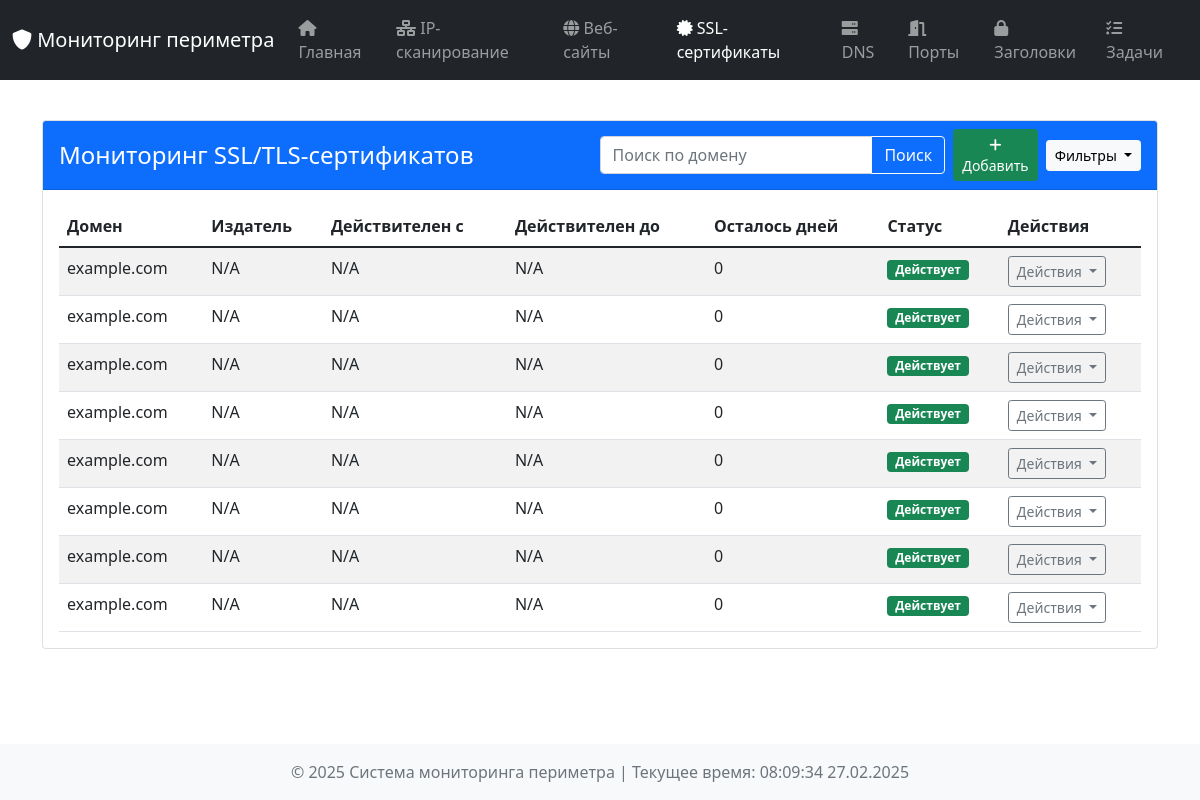
/certificates, run on an earlier commit of the app's database.
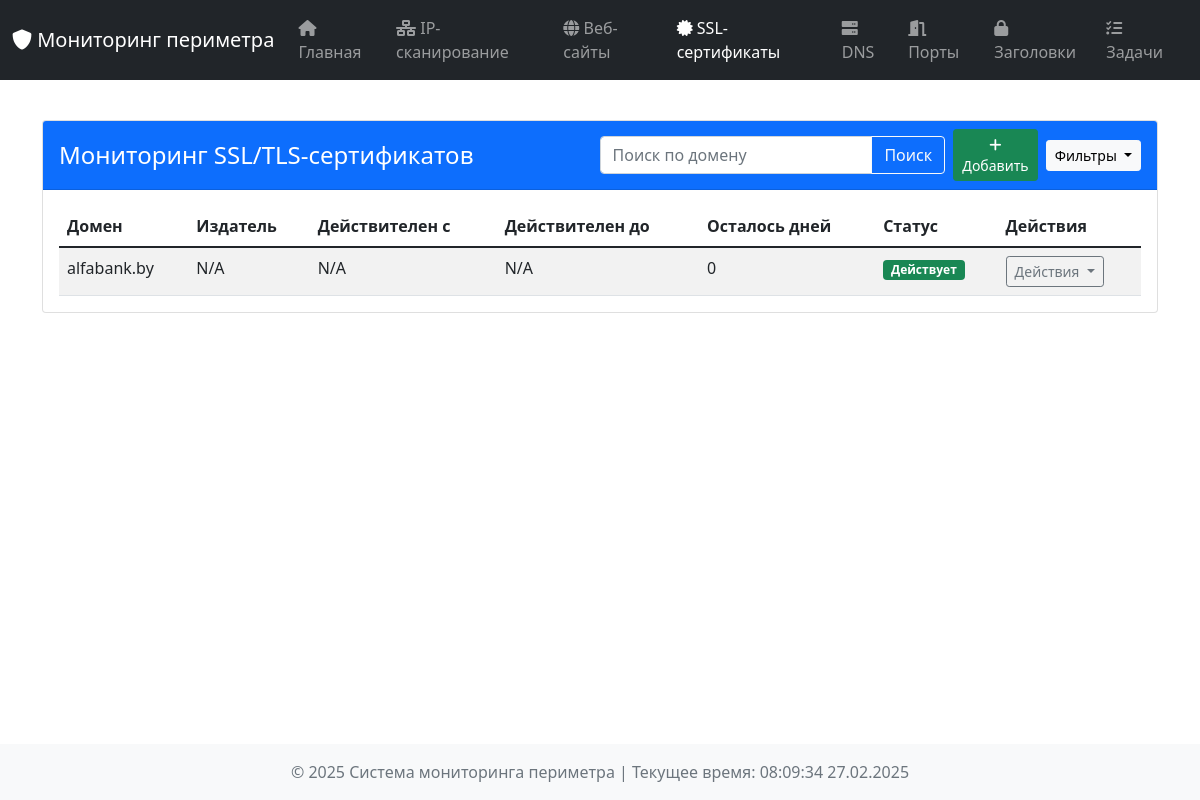
And on a later commit of the database.
### tables this page shows
CREATE TABLE cert_info (
                id INTEGER PRIMARY KEY AUTOINCREMENT,
                domain TEXT,
                common_name TEXT,
                issuer TEXT,
                organization TEXT,
                not_before TEXT,
                not_after TEXT,
                days_to_expiry INTEGER,
                is_expiring INTEGER,
                is_expired INTEGER,
                check_time TEXT,
                data TEXT
            );

### dashboard/app.py (the view, shortened to what this page needs)
@app.route('/certificates', methods=['GET', 'POST'])
def certificates():
    form = CertificateForm()
    search_query = request.args.get('search', '').lower()
    status_filter = request.args.get('status')
    all_results = db_manager.get_all_records('ssl_certificates')
    filtered_results = all_results
    if search_query:
        filtered_results = [r for r in filtered_results if search_query in r['domain'].lower()]
    if status_filter == 'valid':
        filtered_results = [r for r in filtered_results if r.get('days_to_expiry', 0) > 0 and not r.get('is_expiring', False)]
    elif status_filter == 'expiring_soon':
        filtered_results = [r for r in filtered_results if r.get('is_expiring', False) and r.get('days_to_expiry', 0) > 0]
    elif status_filter == 'expired':
        filtered_results = [r for r in filtered_results if r.get('days_to_expiry', 0) <= 0]
    return render_template('certificates.html', results=filtered_results, current_time=datetime.now(), form=form,
                           search_query=search_query, status_filter=status_filter)

### dashboard/forms.py
class CertificateForm(FlaskForm):
    domain = StringField('Domain', validators=[DataRequired()])
    port = IntegerField('Port', validators=[Optional(), NumberRange(min=1, max=65535)], default=443)
    check_now = BooleanField('Check Now')
    submit = SubmitField('Add Certificate')

### dashboard/templates/certificates.html (shortened to what this page needs)
{% extends "base.html" %}
{% block content %}
<div class="container mt-4">
    <div class="card">
        <div class="card-header bg-primary text-white d-flex justify-content-between align-items-center">
            <h4 class="mb-0">Мониторинг SSL/TLS-сертификатов</h4>
            <div class="d-flex align-items-center">
                <div class="input-group me-2">
                    <input type="text" class="form-control" id="searchInput" placeholder="Поиск по домену"
                           value="{{ search_query }}" aria-label="Поиск">
                    <button class="btn btn-outline-light" type="button" onclick="submitSearch()">Поиск</button>
                </div>
                <button class="btn btn-success btn-sm me-2" data-bs-toggle="modal" data-bs-target="#addCertModal">
                    <i class="fas fa-plus"></i> Добавить
                </button>
                <button class="btn btn-light btn-sm dropdown-toggle" type="button" id="filterDropdown" data-bs-toggle="dropdown" aria-expanded="false">
                    Фильтры
                </button>
            </div>
        </div>
        <div class="card-body">
            {% if results %}
                <div class="table-responsive">
                    <table class="table table-hover table-striped" id="dataTable">
                        <thead class="thead-dark">
                            <tr>
                                <th>Домен</th>
                                <th>Издатель</th>
                                <th>Действителен с</th>
                                <th>Действителен до</th>
                                <th>Осталось дней</th>
                                <th>Статус</th>
                                <th>Действия</th>
                            </tr>
                        </thead>
                        <tbody>
                            {% for cert in results %}
                            <tr class="">
                                <td>{{ cert.domain }}</td>
                                <td>{{ cert.issuer or 'N/A' }}</td>
                                <td>{{ cert.not_before.strftime('%H:%M:%S %d.%m.%Y') if cert.not_before else 'N/A' }}</td>
                                <td>{{ cert.not_after.strftime('%H:%M:%S %d.%m.%Y') if cert.not_after else 'N/A' }}</td>
                                <td>
                                    {% if cert.days_to_expiry and cert.days_to_expiry < 0 %}
                                        <span class="text-danger">Истек {{ cert.days_to_expiry|abs }} дней назад</span>
                                    {% elif cert.days_to_expiry is not none %}
                                        {{ cert.days_to_expiry }}
                                    {% else %}
                                        N/A
                                    {% endif %}
                                </td>
                                <td>
                                    {% if cert.days_to_expiry and cert.days_to_expiry < 0 %}
                                        <span class="badge bg-danger">Истек</span>
                                    {% elif cert.days_to_expiry and cert.days_to_expiry < 7 %}
                                        <span class="badge bg-warning">Критично</span>
                                    {% elif cert.days_to_expiry and cert.days_to_expiry < 30 %}
                                        <span class="badge bg-info">Истекает</span>
                                    {% else %}
                                        <span class="badge bg-success">Действует</span>
                                    {% endif %}
                                </td>
                                <td>
                                    <div class="dropdown">
                                        <button class="btn btn-outline-secondary btn-sm dropdown-toggle" type="button" data-bs-toggle="dropdown" aria-expanded="false">
                                            Действия
                                        </button>
                                    </div>
                                </td>
                            </tr>
                            {% endfor %}
                        </tbody>
                    </table>
                </div>
            {% else %}
                <div class="alert alert-info text-center">
                    Сертификатов не найдено
                </div>
            {% endif %}
        </div>
    </div>
</div>
{% endblock %}

### dashboard/templates/base.html (shortened to what this page needs)
<!DOCTYPE html>
<html lang="ru">
<head>
    <link href="https://cdn.jsdelivr.net/npm/bootstrap@5.1.3/dist/css/bootstrap.min.css" rel="stylesheet">
    <link rel="stylesheet" href="https://cdnjs.cloudflare.com/ajax/libs/font-awesome/6.0.0/css/all.min.css" />
    <link rel="stylesheet" href="{{ url_for('static', filename='css/style.css') }}">
</head>
<body>
    <nav class="navbar navbar-expand-lg navbar-dark bg-dark">
        <div class="container-fluid">
            <a class="navbar-brand" href="{{ url_for('index') }}">
                <i class="fas fa-shield-alt"></i> Мониторинг периметра
            </a>
            <div class="collapse navbar-collapse" id="navbarNav">
                <ul class="navbar-nav">
                    <li class="nav-item">
                        <a class="nav-link {% if request.endpoint == 'index' %}active{% endif %}" href="{{ url_for('index') }}">
                            <i class="fas fa-home"></i> Главная
                        </a>
                    </li>
                    <li class="nav-item">
                        <a class="nav-link {% if request.endpoint == 'ip_scan' %}active{% endif %}" href="{{ url_for('ip_scan') }}">
                            <i class="fas fa-network-wired"></i> IP-сканирование
                        </a>
                    </li>
                    <li class="nav-item">
                        <a class="nav-link {% if request.endpoint == 'websites' %}active{% endif %}" href="{{ url_for('websites') }}">
                            <i class="fas fa-globe"></i> Веб-сайты
                        </a>
                    </li>
                    <li class="nav-item">
                        <a class="nav-link {% if request.endpoint == 'certificates' %}active{% endif %}" href="{{ url_for('certificates') }}">
                            <i class="fas fa-certificate"></i> SSL-сертификаты
                        </a>
                    </li>
                    <li class="nav-item">
                        <a class="nav-link {% if request.endpoint == 'dns_monitoring' %}active{% endif %}" href="{{ url_for('dns_monitoring') }}">
                            <i class="fas fa-server"></i> DNS
                        </a>
                    </li>
                    <li class="nav-item">
                        <a class="nav-link {% if request.endpoint == 'port_scanning' %}active{% endif %}" href="{{ url_for('port_scanning') }}">
                            <i class="fas fa-door-open"></i> Порты
                        </a>
                    </li>
                    <li class="nav-item">
                        <a class="nav-link {% if request.endpoint == 'security_headers' %}active{% endif %}" href="{{ url_for('security_headers') }}">
                            <i class="fas fa-lock"></i> Заголовки
                        </a>
                    </li>
                    <li class="nav-item">
                        <a class="nav-link {% if request.endpoint == 'scheduler_tasks' %}active{% endif %}" href="{{ url_for('scheduler_tasks') }}">
                            <i class="fas fa-tasks"></i> Задачи
                        </a>
                    </li>
                </ul>
            </div>
        </div>
    </nav>
    <div class="container-fluid mt-3">
        {% block content %}{% endblock %}
    </div>
    <footer class="footer mt-auto py-3 bg-light">
        <div class="container text-center">
            <span class="text-muted">© 2025 Система мониторинга периметра | Текущее время: {{ current_time.strftime('%H:%M:%S %d.%m.%Y') }}</span>
        </div>
    </footer>
</body>
</html>

### dashboard/static/css/style.css (style rules this page uses)
body { min-height: 100vh; display: flex; flex-direction: column; }
.footer { margin-top: auto; }
.card { margin-bottom: 1rem; overflow: visible !important; }
.card-body { overflow: visible !important; max-width: 100%; padding: 1rem; }
.table-responsive { overflow: visible !important; position: relative; max-width: 100%; }
.table { width: 100%; table-layout: auto; margin-bottom: 0; }
.dropdown { position: relative; }
.dropdown-toggle { white-space: nowrap; }
.card .card-body .table-responsive { overflow: visible !important; }
.container, .container-fluid { overflow: visible !important; }

What changed in the data, as far as the page shows it:
removed cert_info: domain "example.com", issuer "N/A", not_before "N/A", not_after "N/A", days_to_expiry "0", shows "Действует"
removed cert_info: domain "example.com", issuer "N/A", not_before "N/A", not_after "N/A", days_to_expiry "0", shows "Действует"
removed cert_info: domain "example.com", issuer "N/A", not_before "N/A", not_after "N/A", days_to_expiry "0", shows "Действует"
removed cert_info: domain "example.com", issuer "N/A", not_before "N/A", not_after "N/A", days_to_expiry "0", shows "Действует"
removed cert_info: domain "example.com", issuer "N/A", not_before "N/A", not_after "N/A", days_to_expiry "0", shows "Действует"
removed cert_info: domain "example.com", issuer "N/A", not_before "N/A", not_after "N/A", days_to_expiry "0", shows "Действует"
removed cert_info: domain "example.com", issuer "N/A", not_before "N/A", not_after "N/A", days_to_expiry "0", shows "Действует"
changed cert_info: domain "example.com" → "alfabank.by"
